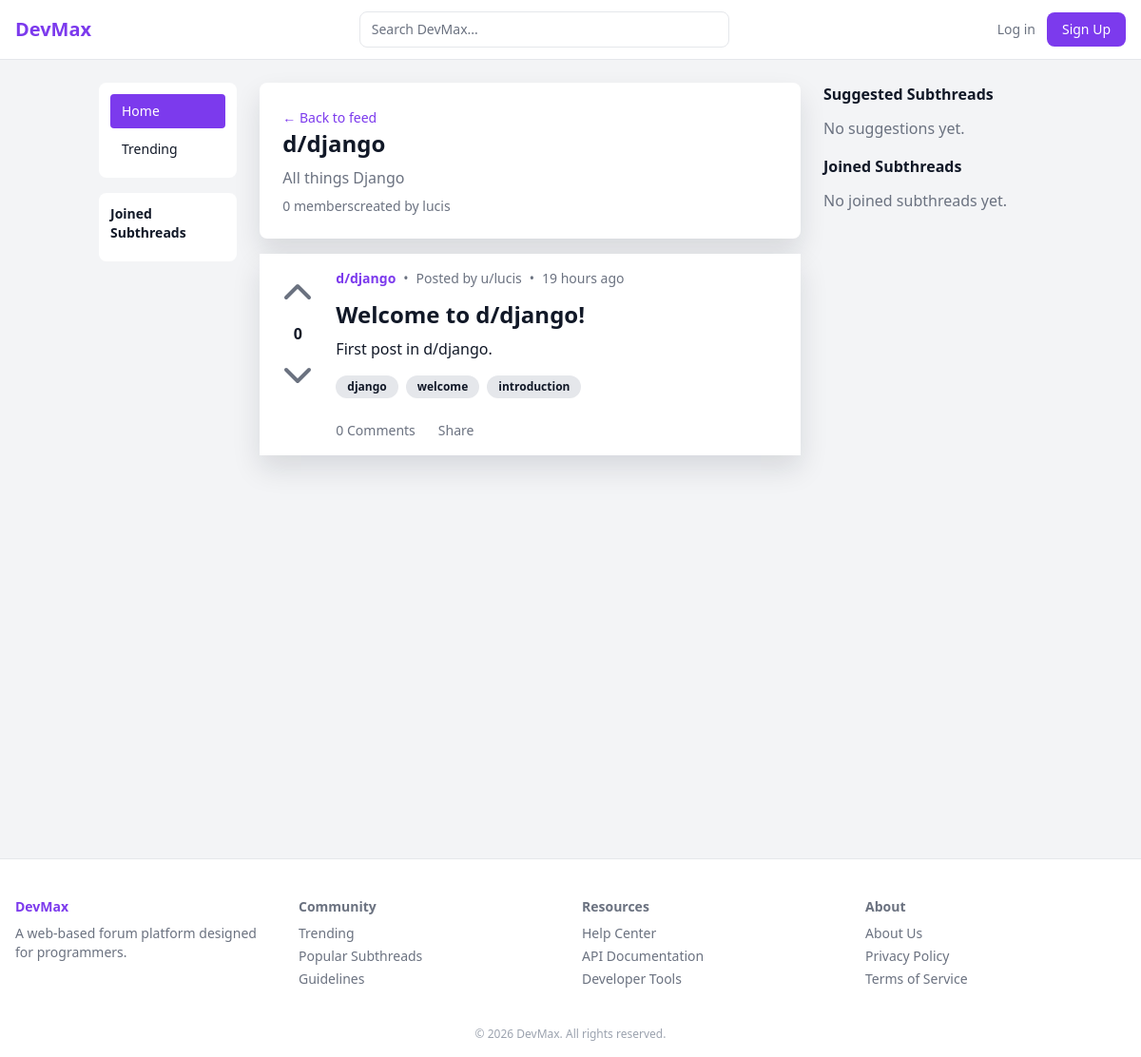
/main/d/django/, run on the app's committed database.
### main/models.py (models this page shows, shortened)
class Subthread(models.Model):
    name = models.CharField(max_length=100, unique=True)
    description = models.TextField(blank=True)
    created_by = models.ForeignKey(User, on_delete=models.CASCADE)
    members = models.IntegerField(default=0)
    created_at = models.DateTimeField(auto_now_add=True)
    class Meta:
        ordering = ['-created_at']

class Post(models.Model):
    title = models.CharField(max_length=200)
    content = models.TextField()
    subthread = models.ForeignKey(Subthread, on_delete=models.CASCADE)
    author = models.ForeignKey(User, on_delete=models.CASCADE)
    created_at = models.DateTimeField(auto_now_add=True)
    upvotes = models.IntegerField(default=0)
    downvotes = models.IntegerField(default=0)
    class Meta:
        ordering = ['-created_at']

### main/views.py (the view)
# urls.py: path('d/<path:name>/', views.subthread_detail, name='subthread_detail'),
def subthread_detail(request, name):
    subthread = get_object_or_404(Subthread, name=name)
    if not Post.objects.filter(subthread=subthread).exists():
        _ensure_welcome_post(subthread)
    post_qs = Post.objects.filter(subthread=subthread).select_related("author")
    posts = [_serialize_post(post, return_to_subthread=subthread.name) for post in post_qs]
    context = {
        "subthread": subthread,
        "posts": posts,
        **_sidebar_context(request),
    }
    return render(request, "subthread_detail.html", context)

### main/context_processors.py (called while the page is built)
def display_mode(request):
    if not request.user.is_authenticated:
        return {"display_mode": "light"}
    preference, _ = UserPreference.objects.get_or_create(user=request.user)
    return {"display_mode": preference.display_mode}

### main/views.py (called while the page is built, shortened)
def _build_post_detail_url(post_id, return_to_subthread=None, anchor=None):
    url = reverse("main:post_detail", kwargs={"post_id": post_id})
    if return_to_subthread:
        url = f"{url}?{urlencode({'from_subthread': return_to_subthread})}"
    if anchor:
        url = f"{url}#{anchor}"
    return url

def _related_tags(subthread_name, title, content):
    haystack = f"{subthread_name} {title} {content}".lower()
    if "welcome to d/" in title.lower():
        return [subthread_name, "welcome", "introduction"]

def _serialize_post(post, return_to_subthread=None):
    return {
        "id": post.id,
        "title": post.title,
        "subthread": post.subthread.name,
        "upvotes": post.upvotes,
        "comments": post.comments.count(),
        "timeAgo": post.created_at.strftime("%H hours ago"),
        "content": post.content,
        "tags": _related_tags(post.subthread.name, post.title, post.content),
        "author": post.author.username,
        "detail_url": _build_post_detail_url(post.id, return_to_subthread=return_to_subthread),
        "comments_url": _build_post_detail_url(post.id, return_to_subthread=return_to_subthread, anchor="comments"),
    }

def _sidebar_context(request):
    if not request.user.is_authenticated:
        return {
            "joined_subthreads": [],
            "suggested_subthreads": [],
        }

### main/templates/subthread_detail.html (shortened to what this page needs)
{% extends "base.html" %}
{% block content %}
<div class="container mx-auto px-4 py-6 grid grid-cols-12 gap-6">
  <aside class="col-span-2">
    {% include "components/sidebar.html" %}
  </aside>
  <main class="col-span-7 space-y-4">
    <div class="bg-white p-6 rounded-lg shadow mb-6">
      <a href="{% url 'main:index' %}" class="text-sm text-purple-600 hover:underline mb-4 inline-block">&larr; Back to feed</a>
      <h1 class="text-2xl font-bold">d/{{ subthread.name }}</h1>
      <p class="text-gray-600 mt-2">{{ subthread.description }}</p>
      <div class="flex items-center text-sm text-gray-500 mt-2">
        <span>{{ subthread.members }} members</span>
        <span class="ml-4">created by {{ subthread.created_by.username }}</span>
      </div>
    </div>
    {% if posts %}
      {% for post in posts %}
        {% include "components/post_card.html" %}
      {% endfor %}
    {% else %}
      <div class="text-center text-gray-500 p-12">
        <p class="text-xl">No posts in d/{{ subthread.name }} yet.</p>
        <p class="mt-2">Be the first to post!</p>
      </div>
    {% endif %}
  </main>
  <aside class="col-span-3 space-y-4">
    <div>
      <h3 class="font-semibold mb-3">Suggested Subthreads</h3>
      {% if suggested_subthreads %}
        {% for sub in suggested_subthreads %}
          {% include "components/subthread_card.html" with sub=sub %}
        {% endfor %}
      {% else %}
        <p class="text-gray-500">No suggestions yet.</p>
      {% endif %}
    </div>
    <div>
      <h3 class="font-semibold mb-3">Joined Subthreads</h3>
      {% if joined_subthreads %}
        {% for sub in joined_subthreads %}
          {% include "components/subthread_card.html" with sub=sub %}
        {% endfor %}
      {% else %}
        <p class="text-gray-500">No joined subthreads yet.</p>
      {% endif %}
    </div>
  </aside>
</div>
{% endblock %}

### main/templates/components/post_card.html
<div
  class="bg-white rounded-xl shadow cursor-pointer hover:bg-gray-50 transition-colors"
  role="link"
  tabindex="0"
  onclick="window.location.href='{{ post.detail_url }}'"
  onkeydown="if (event.key === 'Enter') window.location.href='{{ post.detail_url }}'"
>
  <div class="flex gap-4 p-4">
    <div class="w-12 shrink-0 flex flex-col items-center text-gray-500 pt-1">
      <svg class="h-4 w-4" fill="none" stroke="currentColor" viewBox="0 0 24 24" aria-hidden="true">
        <path stroke-linecap="round" stroke-linejoin="round" stroke-width="2" d="M6 15l6-6 6 6"/>
      </svg>
      <span class="mt-2 text-base font-semibold text-gray-700 leading-none">{{ post.upvotes }}</span>
      <svg class="mt-2 h-4 w-4" fill="none" stroke="currentColor" viewBox="0 0 24 24" aria-hidden="true">
        <path stroke-linecap="round" stroke-linejoin="round" stroke-width="2" d="M18 9l-6 6-6-6"/>
      </svg>
    </div>
    <div class="min-w-0 flex-1">
      <div class="flex flex-wrap items-center gap-2 text-sm text-gray-500">
        <span class="font-semibold text-purple-600">d/{{ post.subthread }}</span>
        <span>•</span>
        <span>Posted by u/{{ post.author }}</span>
        <span>•</span>
        <span>{{ post.timeAgo }}</span>
      </div>
      <h2 class="mt-3 text-2xl font-semibold text-gray-900 leading-snug">{{ post.title }}</h2>
      <p class="mt-2 text-gray-700 leading-relaxed">{{ post.content }}</p>
      <div class="mt-4 flex flex-wrap gap-2">
        {% for tag in post.tags %}
          <span class="bg-gray-200 px-3 py-1 text-xs font-semibold rounded-full">
            {{ tag }}
          </span>
        {% endfor %}
      </div>
      <div class="mt-6 flex items-center gap-6 text-sm text-gray-500">
        <a href="{{ post.comments_url }}" class="hover:underline" onclick="event.stopPropagation()">
          {{ post.comments }} Comments
        </a>
        <button type="button" class="hover:underline" onclick="event.stopPropagation()">
          Share
        </button>
      </div>
    </div>
  </div>
</div>

### main/templates/base.html (style rules this page uses)
:root { color-scheme: light; --page-bg: #f3f4f6; --surface: #ffffff; --surface-soft: #e5e7eb; --header-bg: rgba(255, 255, 255, 0.94); --text-main: #111827; --text-muted: #6b7280; --text-soft: #9ca3af; --border-color: #e5e7eb; --accent: #7c3aed; --accent-hover: #6d28d9; --danger: #dc2626; --danger-hover: #b91c1c; --hover-surface: #f9fafb; --input-bg: #ffffff; --shadow-color: rgba(15, 23, 42, 0.12); }
body { background-color: var(--page-bg) !important; color: var(--text-main) !important; transition: background-color 180ms ease, color 180ms ease; }
body .bg-white { background-color: var(--surface) !important; }
body .bg-gray-200 { background-color: var(--surface-soft) !important; }
body .text-gray-900, body .text-gray-700 { color: var(--text-main) !important; }
body .text-gray-600, body .text-gray-500 { color: var(--text-muted) !important; }
body .text-purple-600 { color: var(--accent) !important; }
body .shadow { box-shadow: 0 14px 28px var(--shadow-color) !important; }

### data on the page
Subthread: name "django", description "All things Django", members "0", created_by.username "lucis", subthread "django", tags "django"
Post: title "Welcome to d/django!", content "First post in d/django."

### other printed values
{{ post.upvotes }} "0"
{{ post.author }} "lucis"
{{ post.timeAgo }} "19 hours ago"
{{ tag }} "welcome" "introduction"
{{ post.comments }} "0"
